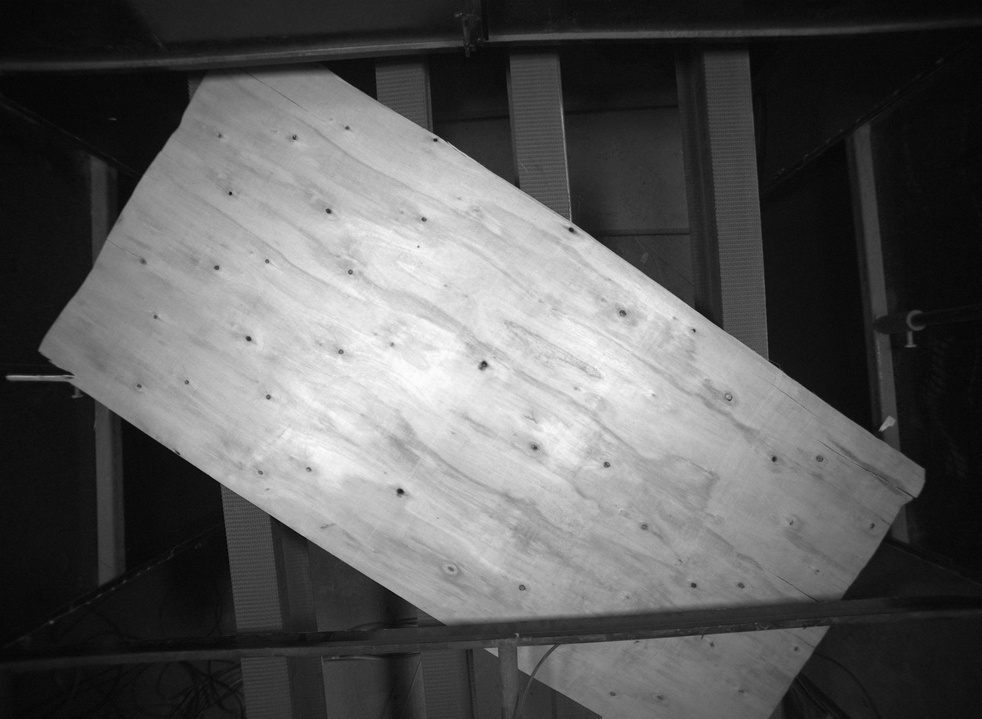
#> input picture gg.jpg, 982 x 719 px, shrunk from 2048 x 1500 before the run
$ python opencv.py
#> lines starting #> are read from the running program, lines starting #| are printed output that depends on the picture; after the words box and inside, x2 and y2 are one past the last pixel; in counts of white or black regions, pixels touching at a corner belong together
import cv2
import numpy as np


def extract_plywood(image_path, output_path="output.jpg"):
    # Загружаем изображение в оттенках серого для обработки
#> called with image_path = 'gg.jpg', output_path = 'extract2d_plywood.jpg'
    gray = cv2.imread(image_path, cv2.IMREAD_GRAYSCALE)
#> gray is the input picture: shape (719, 982); min 3, max 254, mean 90.3
    # Загружаем цветное изображение для финального результата
    color_image = cv2.imread(image_path)

    if gray is None or color_image is None:
        raise ValueError("Не удалось загрузить изображение.")

    # Шаг 1. Предварительная обработка: размытие для уменьшения шумов
    blurred = cv2.GaussianBlur(gray, (5, 5), 0)

    # Шаг 2. Бинаризация с использованием порога Оцу
    ret, thresh = cv2.threshold(blurred, 0, 255, cv2.THRESH_BINARY + cv2.THRESH_OTSU)
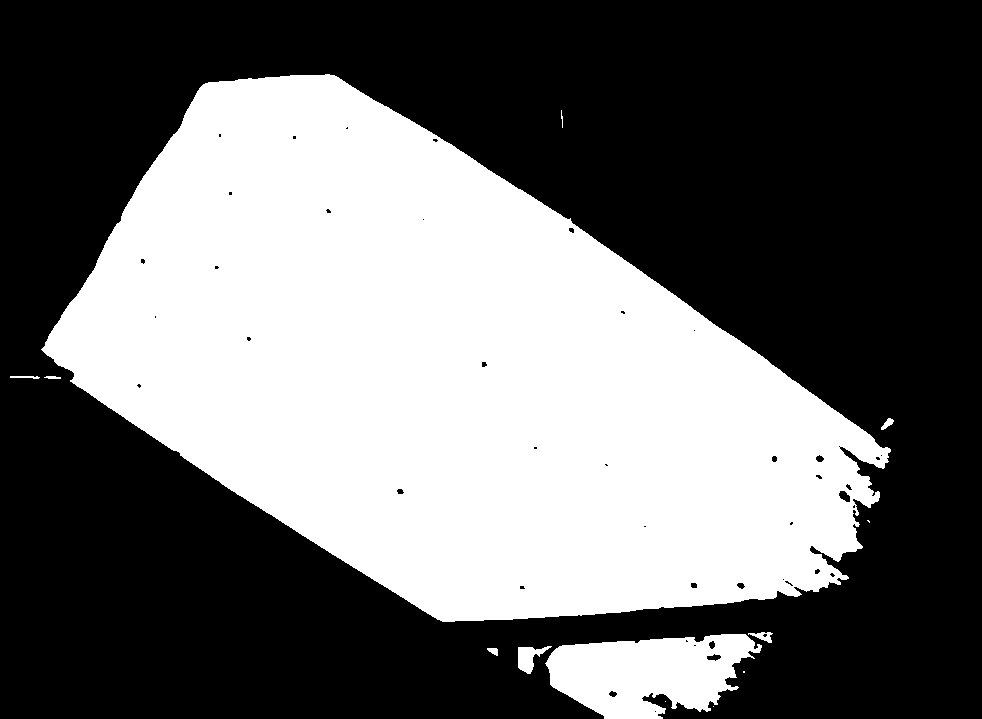
#> thresh: shape (719, 982); 41.2% white; 13 white regions (4 under 20 px), largest, box (x1, y1, x2, y2) and area: (41, 74, 891, 622) 277626, (545, 634, 762, 719) 12505, (518, 646, 552, 674) 463
#> ret = 103

    # Шаг 3. Морфологическая обработка для устранения разрывов в краях
    kernel = np.ones((5, 5), np.uint8)
    closed = cv2.morphologyEx(thresh, cv2.MORPH_CLOSE, kernel)
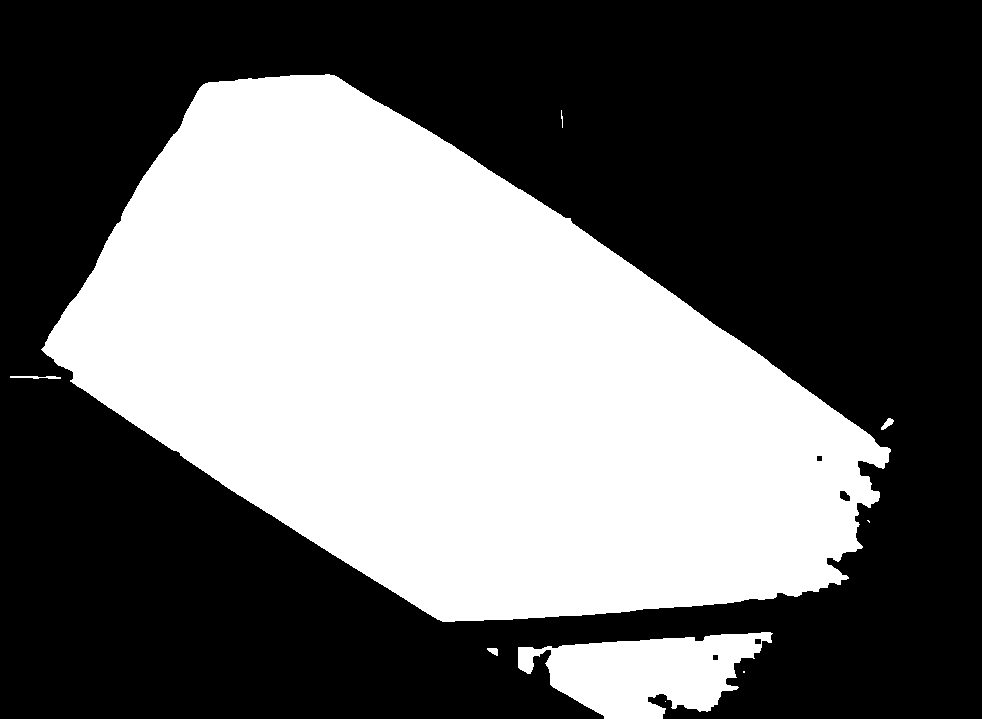
#> closed: shape (719, 982); 41.4% white; 9 white regions (3 under 20 px), largest, box (x1, y1, x2, y2) and area: (41, 74, 891, 622) 278383, (518, 632, 773, 719) 13478, (10, 376, 61, 379) 108, (881, 418, 894, 430) 76, (487, 648, 498, 656) 59, (561, 110, 563, 128) 21

    # Шаг 4. Детектор краёв Canny для точного определения границ
    edges = cv2.Canny(closed, 50, 150)
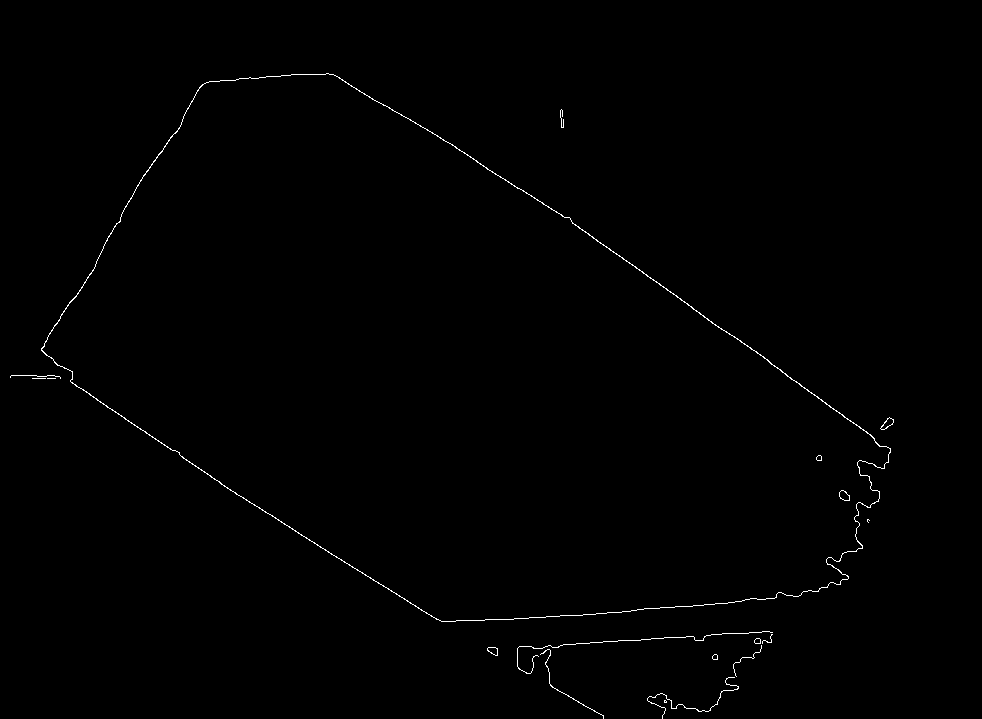
#> edges: shape (719, 982); 0.48% white in thin lines or dots, all inside (x1, y1, x2, y2) = (10, 73, 894, 719)

    # Шаг 5. Поиск контуров
    contours, _ = cv2.findContours(edges, cv2.RETR_EXTERNAL, cv2.CHAIN_APPROX_SIMPLE)
#> contours = 16 contours, 11 with area under 20; largest, box (x1, y1, x2, y2) and area: (41, 73, 891, 622) 278548, (880, 417, 894, 430) 76, (487, 647, 498, 656) 58, (754, 638, 761, 644) 27, (712, 654, 718, 660) 22
    if not contours:
        raise ValueError("Контуры не найдены.")

    # Выбираем самый крупный контур (предполагаем, что это лист фанеры)
    largest_contour = max(contours, key=cv2.contourArea)
#> largest_contour = contour of 1059 points, box (x1, y1, x2, y2) (41, 73, 891, 622), area 278548

    # Шаг 6. Вычисляем минимальный поворотный прямоугольник
    rect = cv2.minAreaRect(largest_contour)
#> rect = ((478.7, 403.4), (411.9, 811.5), -58.04)
    box = cv2.boxPoints(rect)
#> box = [[713.9, 792.9], [25.47, 363.4], [243.5, 13.91], [931.9, 443.5]]
    box = np.array(box, dtype=np.int32)  # Используем np.int32 вместо np.int0
#> box = [[713, 792], [25, 363], [243, 13], [931, 443]]

    # Получаем угол поворота (если угол меньше -45, корректируем его)
    angle = rect[-1]
#> angle = -58.04
    if angle < -45:
        angle += 90
#> angle = 31.96

    # Шаг 7. Выравнивание изображения по горизонту
    center = tuple(map(int, rect[0]))
#> center = (478, 403)
    M = cv2.getRotationMatrix2D(center, angle, 1.0)
#> M = [[0.848, 0.529, -140.9], [-0.529, 0.848, 314.1]]
    rotated = cv2.warpAffine(color_image, M, (color_image.shape[1], color_image.shape[0]))
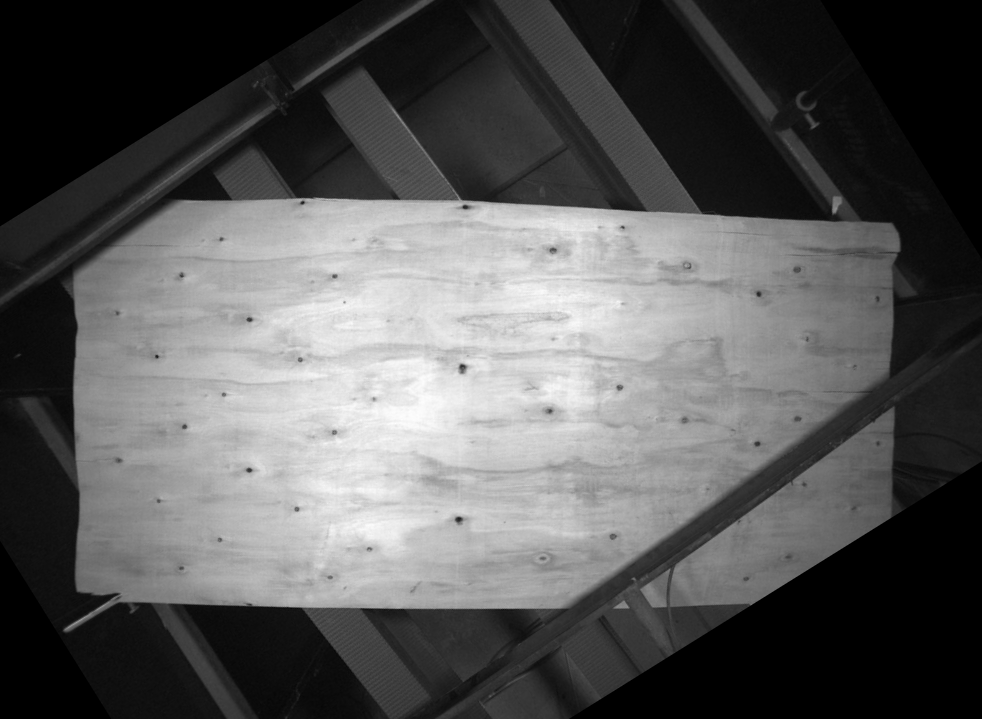
#> rotated: shape (719, 982, 3); min 0, max 254, mean 87.2

    # Преобразуем координаты коробки согласно повороту
    pts = np.array(box, dtype=np.float32)
#> pts = [[713, 792], [25, 363], [243, 13], [931, 443]]
    pts = np.concatenate([pts, np.ones((4, 1), dtype=np.float32)], axis=1)  # однородные координаты
#> pts = [[713, 792, 1], [25, 363, 1], [243, 13, 1], [931, 443, 1]]
    rotated_pts = M.dot(pts.T).T
#> rotated_pts = [[883.3, 608.6], [72.5, 608.9], [72.18, 196.5], [883.5, 197.1]]
    rotated_pts = np.array(rotated_pts, dtype=np.int32)  # Используем np.int32 вместо np.int0
#> rotated_pts = [[883, 608], [72, 608], [72, 196], [883, 197]]

    # Шаг 8. Кадрирование: находим ограничивающий прямоугольник по преобразованным точкам
    x, y, w, h = cv2.boundingRect(rotated_pts)
#> x = 72; y = 196; w = 812; h = 413
    cropped = rotated[y:y + h, x:x + w]
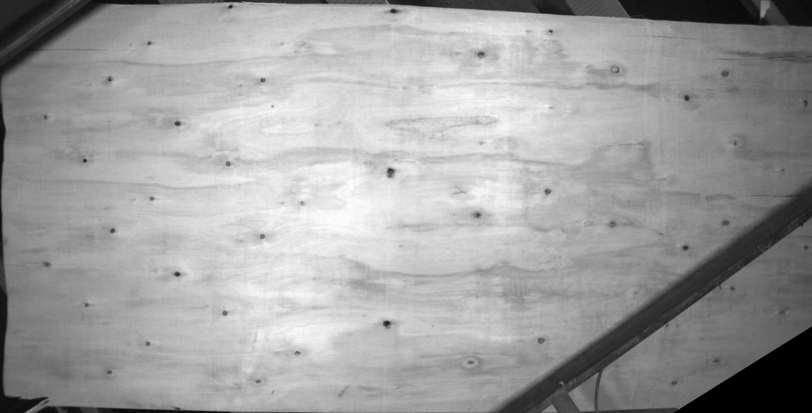
#> cropped: shape (413, 812, 3); min 0, max 254, mean 159.6

    # Сохраняем результат
    cv2.imwrite(output_path, cropped)
    return output_path


# Пример использования:
if __name__ == '__main__':
    extract_plywood("gg.jpg", "extract2d_plywood.jpg")

$ run again, with 01.jpg copied over gg.jpg
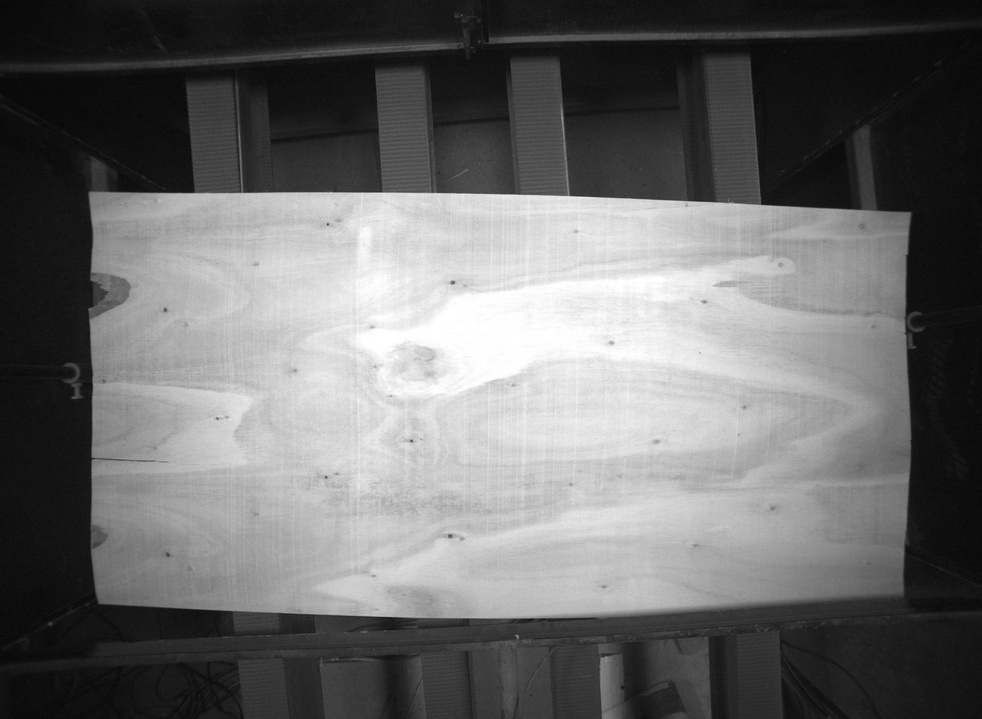
#> input picture 01.jpg, 982 x 719 px, shrunk from 2048 x 1500 before the run
#> in extract_plywood, gray is the input picture: shape (719, 982); min 5, max 255, mean 106.7
#> in extract_plywood, `ret, thresh = cv2.threshold(blurred, 0, 255, cv2.THRESH_BINARY + cv2.T..`:
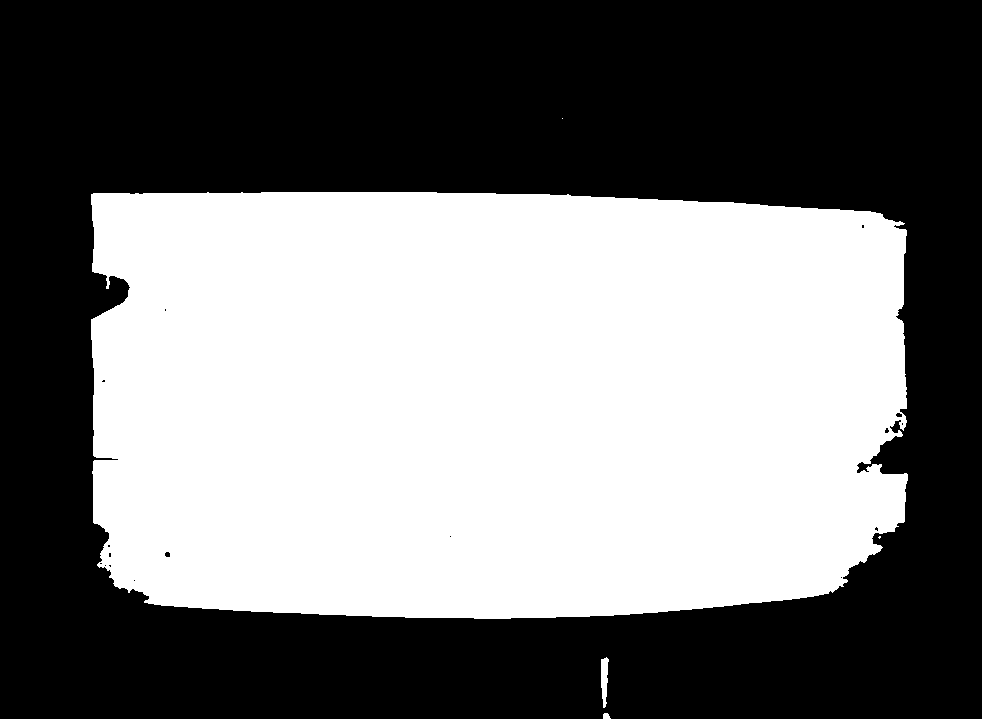
#> thresh: shape (719, 982); 46.5% white; 5 white regions (2 under 20 px), largest, box (x1, y1, x2, y2) and area: (91, 192, 908, 619) 327750, (601, 657, 609, 708) 284, (603, 713, 611, 719) 38
#> ret = 112
#> closed: shape (719, 982); 46.5% white; 4 white regions (1 under 20 px), largest, box (x1, y1, x2, y2) and area: (91, 192, 908, 619) 328153, (601, 657, 609, 708) 287, (603, 713, 611, 719) 38
#> in extract_plywood, `edges = cv2.Canny(closed, 50, 150)`:
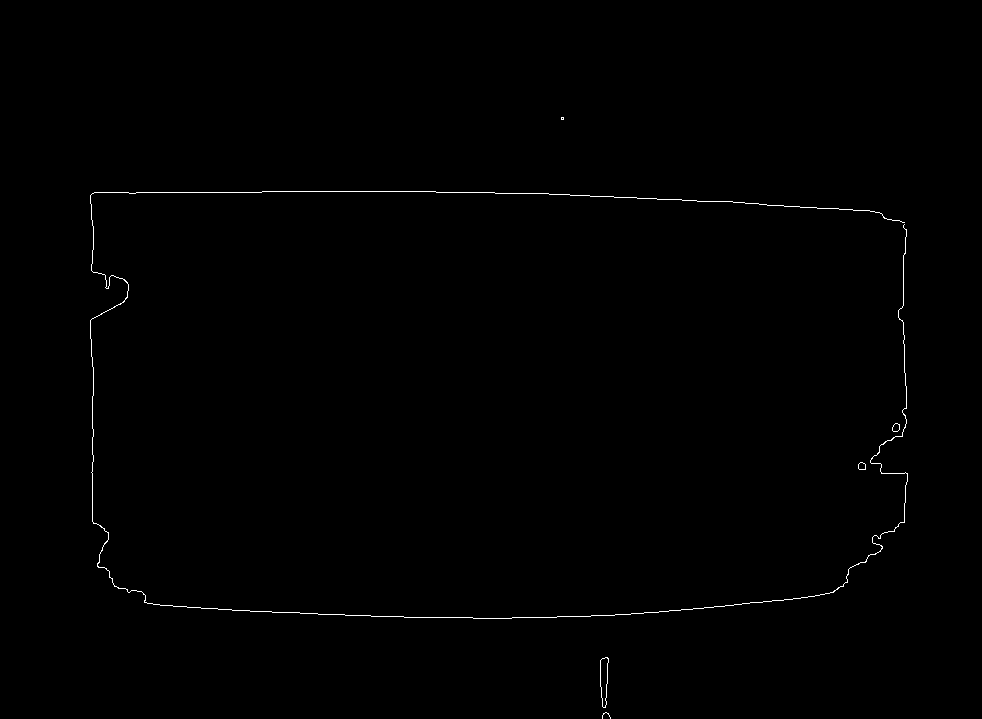
#> edges: shape (719, 982); 0.38% white in thin lines or dots, all inside (x1, y1, x2, y2) = (90, 117, 908, 719)
#> contours = 6 contours, 2 with area under 20; largest, box (x1, y1, x2, y2) and area: (600, 657, 609, 708) 289, (90, 191, 908, 619) 61, (892, 423, 900, 432) 46, (858, 462, 866, 470) 44
#> largest_contour = contour of 23 points, box (x1, y1, x2, y2) (600, 657, 609, 708), area 289
#> rect = ((604, 682), (50, 8), -90)
#> box = [[608, 707], [600, 707], [600, 657], [608, 657]]
#> in extract_plywood, `angle = rect[-1]`: angle = -90
#> in extract_plywood, `angle += 90`: angle = 0
#> center = (604, 682)
#> M = [[1, 0, 0], [0, 1, 0]]
#> in extract_plywood, `pts = np.array(box, dtype=np.float32)`: pts = [[608, 707], [600, 707], [600, 657], [608, 657]]
#> in extract_plywood, `pts = np.concatenate([pts, np.ones((4, 1), dtype=np.float32)], axis=1)`: pts = [[608, 707, 1], [600, 707, 1], [600, 657, 1], [608, 657, 1]]
#> rotated_pts = [[608, 707], [600, 707], [600, 657], [608, 657]]
#> x = 600; y = 657; w = 9; h = 51
